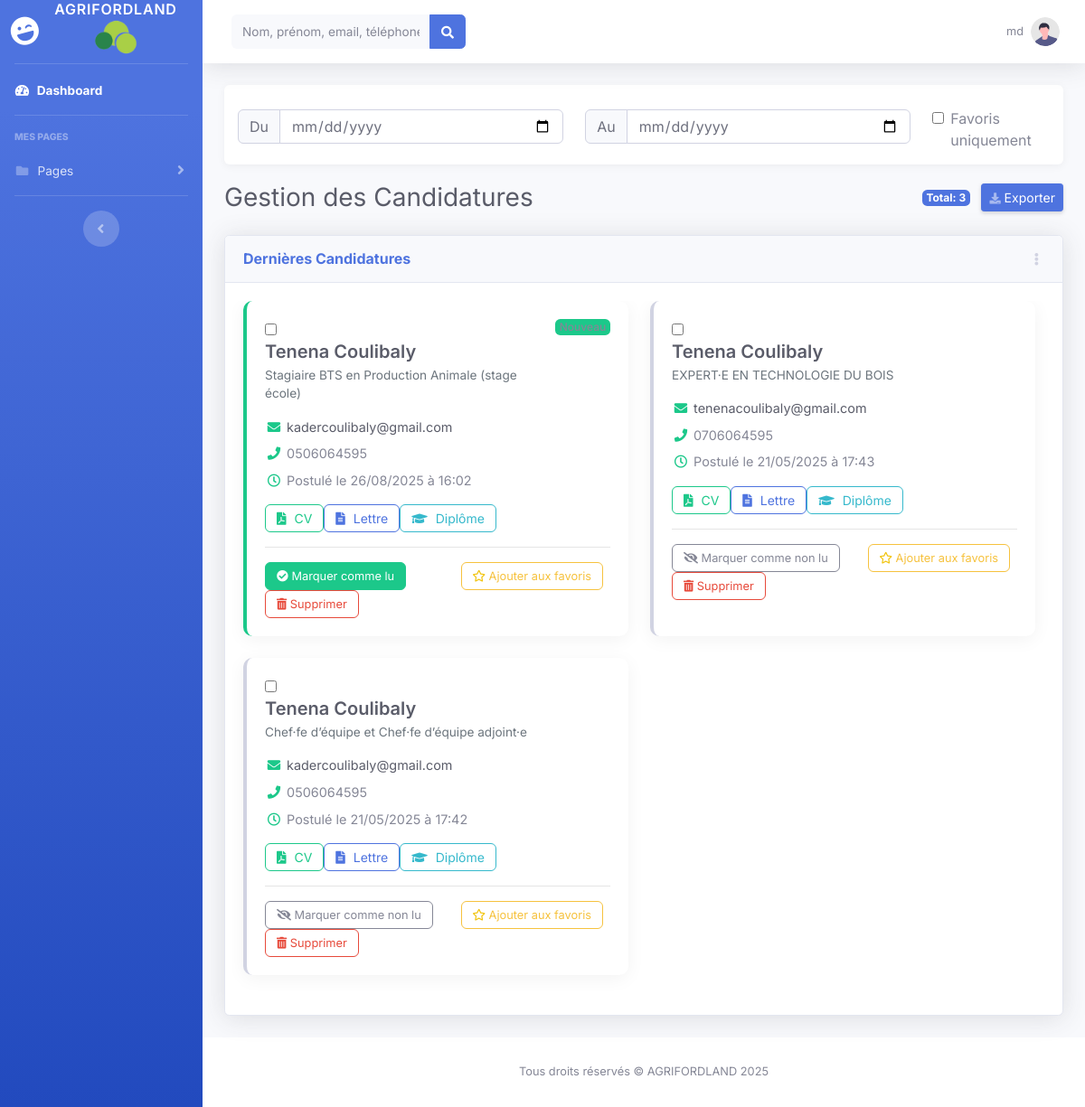
The page /admin/candidature_admin.php (signed in) on the database its author committed.
### tables this page shows
CREATE TABLE IF NOT EXISTS `candidatures` (
  `id` int(11) NOT NULL AUTO_INCREMENT,
  `nom` varchar(100) DEFAULT NULL,
  `prenom` varchar(100) DEFAULT NULL,
  `email` varchar(150) DEFAULT NULL,
  `telephone` varchar(20) DEFAULT NULL,
  `cv` varchar(255) DEFAULT NULL,
  `lettre` varchar(255) DEFAULT NULL,
  `date_postulation` datetime DEFAULT NULL,
  `poste` varchar(255) DEFAULT NULL,
  `consultée` tinyint(1) DEFAULT '0',
  `diplomes` varchar(255) NOT NULL COMMENT 'Chemin du fichier PDF du dernier diplôme',
  `certification` varchar(255) DEFAULT NULL COMMENT 'Chemin du fichier PDF de la certification (facultatif)',
  `autres_documents` mediumtext COMMENT 'Liste JSON des chemins des fichiers supplémentaires',
  `favori` tinyint(1) DEFAULT '0',
  PRIMARY KEY (`id`)
);

### admin/candidature_admin.php (the view, shortened to what the rows shown need)
<?php
include('includes/db.php');
$query = "SELECT * FROM candidatures";
$query .= " ORDER BY date_postulation DESC";
$result = mysqli_query($conn, $query);
?>
<!DOCTYPE html>
<html lang="fr">
<head>
    <link href="vendor/fontawesome-free/css/all.min.css" rel="stylesheet" type="text/css">
    <link href="css/sb-admin-2.min.css" rel="stylesheet">
    <link href="css/sb-admin-2.css" rel="stylesheet">
</head>
<body id="page-top">
    <div id="wrapper">
        <div id="content-wrapper" class="d-flex flex-column">
            <div id="content">
                <div class="container-fluid">
                    <div class="d-sm-flex align-items-center justify-content-between mb-4">
                        <h1 class="h3 mb-0 text-gray-800">Gestion des Candidatures</h1>
                    </div>
                    <div class="row">
                        <div class="col-12">
                            <div class="card shadow mb-4">
                                <div class="card-body">
                                    <div class="row results-container" id="results-container">
                                        <?php if (mysqli_num_rows($result) > 0): ?>
                                            <?php while ($row = mysqli_fetch_assoc($result)): ?>
                                                <?php
                                                    $posteTitre = $row['poste'] ?? 'Offre non spécifiée';
                                                    $isNew = !isset($row['consultée']) || $row['consultée'] == 0;
                                                    $isFavori = isset($row['favori']) && $row['favori'] == 1;
                                                    $cardClass = $isNew ? '' : 'read';
                                                ?>
                                                <div class="col-lg-6 mb-4">
                                                    <div class="card card-candidature <?= $cardClass ?> h-100">
                                                        <div class="card-body">
                                                            <div class="d-flex justify-content-between align-items-start mb-3">
                                                                <div>
                                                                    <input type="checkbox" class="select-candidature" name="selected_candidatures[]" value="<?= $row['id'] ?>">
                                                                    <h5 class="candidate-name mb-1">
                                                                        <?= htmlspecialchars($row['prenom'], ENT_QUOTES, 'UTF-8') ?>
                                                                        <?= htmlspecialchars($row['nom'], ENT_QUOTES, 'UTF-8') ?>
                                                                    </h5>
                                                                    <p class="candidate-position mb-0"><?= htmlspecialchars($posteTitre, ENT_QUOTES, 'UTF-8') ?></p>
                                                                </div>
                                                                <?php if ($isNew): ?>
                                                                    <span class="badge badge-new">Nouveau</span>
                                                                <?php endif; ?>
                                                            </div>
                                                            <div class="contact-info mb-3">
                                                                <p class="mb-2">
                                                                    <i class="fas fa-envelope"></i>
                                                                    <a href="mailto:<?= htmlspecialchars($row['email'], ENT_QUOTES, 'UTF-8') ?>" class="text-dark"><?= htmlspecialchars($row['email'], ENT_QUOTES, 'UTF-8') ?></a>
                                                                </p>
                                                                <p class="mb-2">
                                                                    <i class="fas fa-phone"></i>
                                                                    <?= htmlspecialchars($row['telephone'], ENT_QUOTES, 'UTF-8') ?>
                                                                </p>
                                                                <p class="mb-0">
                                                                    <i class="far fa-clock"></i>
                                                                    Postulé le <?= date('d/m/Y à H:i', strtotime($row['date_postulation'])) ?>
                                                                </p>
                                                            </div>
                                                            <div class="d-flex flex-wrap gap-2 mb-3">
                                                                <a href="../back/<?= htmlspecialchars($row['cv'], ENT_QUOTES, 'UTF-8') ?>" target="_blank" class="btn btn-file btn-outline-success btn-sm">
                                                                    <i class="fas fa-file-pdf"></i> CV
                                                                </a>
                                                                <a href="../back/<?= htmlspecialchars($row['lettre'], ENT_QUOTES, 'UTF-8') ?>" target="_blank" class="btn btn-file btn-outline-primary btn-sm">
                                                                    <i class="fas fa-file-alt"></i> Lettre
                                                                </a>
                                                                <?php if (!empty($row['diplomes'])): ?>
                                                                    <a href="../back/<?= htmlspecialchars($row['diplomes'], ENT_QUOTES, 'UTF-8') ?>" target="_blank" class="btn btn-file btn-outline-info btn-sm">
                                                                        <i class="fas fa-graduation-cap"></i> Diplôme
                                                                    </a>
                                                                <?php endif; ?>
                                                            </div>
                                                            <hr>
                                                            <div class="d-flex justify-content-between align-items-center flex-wrap">
                                                                <form method="POST" action="candidature_admin.php" class="mb-0 mr-2">
                                                                    <button type="submit" class="btn btn-mark <?= $isNew ? 'btn-success' : 'btn-outline-secondary' ?>">
                                                                        <?= $isNew ? '<i class="fas fa-check-circle"></i> Marquer comme lu' : '<i class="fas fa-eye-slash"></i> Marquer comme non lu' ?>
                                                                    </button>
                                                                </form>
                                                                <form method="POST" action="candidature_admin.php" class="mb-0 mr-2">
                                                                    <button type="submit" class="btn btn-favori <?= $isFavori ? 'btn-warning' : 'btn-outline-warning' ?>">
                                                                        <i class="<?= $isFavori ? 'fas' : 'far' ?> fa-star"></i>
                                                                        <?= $isFavori ? 'Retirer des favoris' : 'Ajouter aux favoris' ?>
                                                                    </button>
                                                                </form>
                                                                <form action="../back/supprimer_candidature.php" method="POST" onsubmit="return confirm('Êtes-vous sûr de vouloir supprimer cette candidature ?');" class="mb-0">
                                                                    <button type="submit" class="btn btn-delete btn-outline-danger">
                                                                        <i class="fas fa-trash-alt"></i> Supprimer
                                                                    </button>
                                                                </form>
                                                            </div>
                                                        </div>
                                                    </div>
                                                </div>
                                            <?php endwhile; ?>
                                        <?php endif; ?>
                                    </div>
                                </div>
                            </div>
                        </div>
                    </div>
                </div>
            </div>
        </div>
    </div>
</body>
</html>

### rows shown on the page
candidatures: prenom "Tenena", nom "Coulibaly", poste "Stagiaire BTS en Production Animale (stage école)", consultée "Nouveau", email "kadercoulibaly@gmail.com", telephone "0506064595", date_postulation "26/08/2025 à 16:02", favori 0 (drawn)
candidatures: prenom "Tenena", nom "Coulibaly", poste "EXPERT·E EN TECHNOLOGIE DU BOIS", email "tenenacoulibaly@gmail.com", telephone "0706064595", date_postulation "21/05/2025 à 17:43", consultée 1 (drawn), favori 0 (drawn)
candidatures: prenom "Tenena", nom "Coulibaly", poste "Chef·fe d’équipe et Chef·fe d’équipe adjoint·e", email "kadercoulibaly@gmail.com", telephone "0506064595", date_postulation "21/05/2025 à 17:42", consultée 1 (drawn), favori 0 (drawn)

### other values the page prints
$_SESSION['admin'] "md"
mysqli_num_rows($result) "3"
